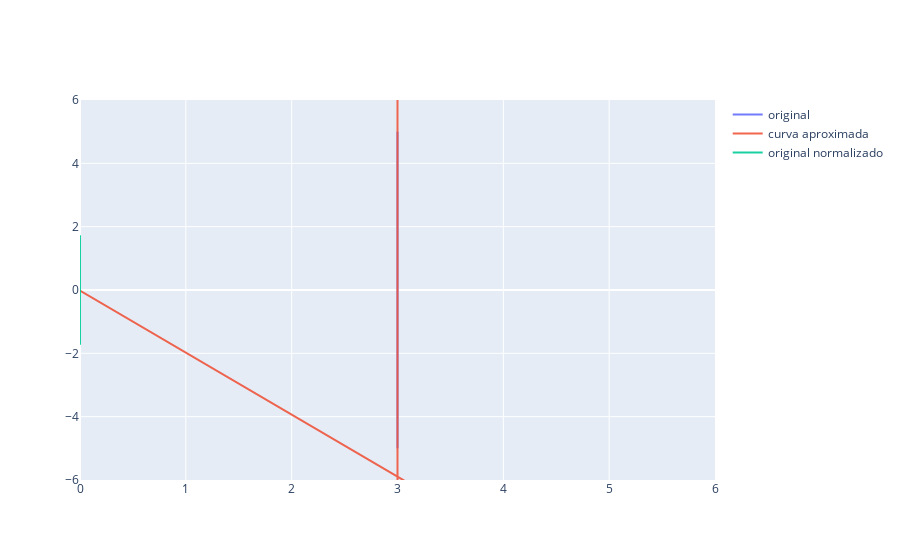

Notebook cell for this chart:
### Code cell
theta = np.linspace(-5, 5, 1000)
x0 = 3*np.ones(theta.shape)
y0 = theta
#c = np.sqrt(2)/2
#aux  = np.array([[c, -c], [c, c]]) @ np.r_[[x0], [y0]].reshape(2,-1)
#x0 = aux[0,:]
#y0 = aux[1,:]
r = np.c_[x0, y0]
p, _ = approximate_boundary(r, (-100, 100))
coord_std = np.std(r, axis=0)
if np.count_nonzero(coord_std) != 2:
    idx = np.nonzero(coord_std == 0)
    coord_std[idx] = 1
coord_mean = np.mean(r, axis=0)
coords = (r - coord_mean) / coord_std
fig = go.Figure(go.Scatter(x=r[:,0].ravel(), y=r[:,1].ravel(), name='original', opacity=0.9))
fig.add_trace(go.Scatter(x=p[:, 0].ravel(), y=p[:, 1].ravel(), name='curva aproximada', opacity=0.9))
fig.add_trace(go.Scatter(x=coords[:, 0].ravel(), y=coords[:, 1].ravel(), name='original normalizado', opacity=0.9))
fig.update_xaxes(range=[0, 6])
fig.update_yaxes(range=[-6, 6])
fig.show()

### Figure 1 — Plotly figure (JSON) as saved in the notebook; plotly's stock layout.template omitted (floating-point values rounded to 4 significant figures; data arrays with more than 128 entries replaced by an {"elided": "..."} marker saying what was removed)
{"data": [{"name": "original", "opacity": 0.9, "type": "scatter", "x": {"elided": "1000 int values"}, "y": {"elided": "1000 float values"}}, {"name": "curva aproximada", "opacity": 0.9, "type": "scatter", "x": {"elided": "2000 float values"}, "y": {"elided": "2000 float values"}}, {"name": "original normalizado", "opacity": 0.9, "type": "scatter", "x": {"elided": "1000 int values"}, "y": {"elided": "1000 float values"}}], "layout": {"xaxis": {"range": [0, 6]}, "yaxis": {"range": [-6, 6]}}}
